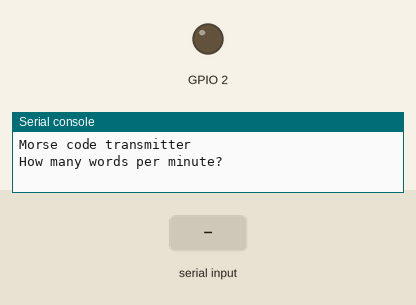
Simulated run of this program. Board: ESP8266 board running MicroPython. Parts: output pins drawn as LEDs (lit = HIGH), the last lines printed to the serial console. Inputs (shaded band) come from the test bench.

Above: at 1.2 s.
1.3 s: "5" typed at the serial console, then Enter
2.8 s: "." typed at the serial console, then Enter
At 3.02 s:
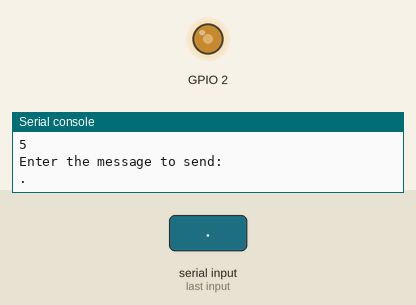
5.8 s: "90" typed at the serial console, then Enter
Timing chart, 0 to 8.8 s (numbered marks = the images above; inputs shaded):
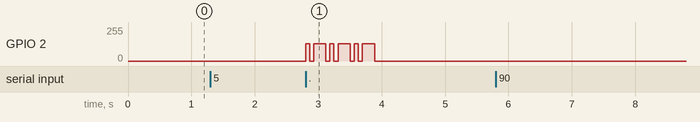

The program:

main.py
```python
from morse import Morse

def main():
  PIN_D4 = 2

  morse = Morse(PIN_D4)
  print("Morse code transmitter")
  while(True):
    wpm = input("How many words per minute? ")
    if int(wpm) > 0 and int(wpm) < 50:
      morse.speed(int(wpm))
      str = input("Enter the message to send: ")
      morse.send(str)
    else:
      print("Try a more reasonable speed.")

main()
```

morse.py
```python
from machine import Pin, PWM

class Morse:
  character_speed = 18

  def __init__(self, pin):
    self.key = PWM(Pin(pin, Pin.OUT))
    self.key.freq(300)

  def speed(self, overall_speed):
    if overall_speed >= 18:
      self.character_speed = overall_speed
    units_per_minute = int(self.character_speed * 50)        # The word PARIS is 50 units of time
    OVERHEAD = 2
    self.DOT = int(60000 / units_per_minute) - OVERHEAD
    self.DASH = 3 * self.DOT
    self.CYPHER_SPACE = self.DOT

    if overall_speed >= 18:
      self.LETTER_SPACE = int(3 * self.DOT) - self.CYPHER_SPACE
      self.WORD_SPACE = int(7 * self.DOT) - self.CYPHER_SPACE
    else:
      # Farnsworth timing from "https://www.arrl.org/files/file/Technology/x9004008.pdf"
      farnsworth_spacing = (60000 * self.character_speed - 37200 * overall_speed) / (overall_speed * self.character_speed)
      farnsworth_spacing *= 60000/68500    # A fudge factor to get the ESP8266 timing closer to correct
      self.LETTER_SPACE = int((3 * farnsworth_spacing) / 19) - self.CYPHER_SPACE
      self.WORD_SPACE = int((7 * farnsworth_spacing) / 19) - self.CYPHER_SPACE

  def send(self, str):
    from the_code import code
    from time import sleep_ms
    for c in str:
      if c == ' ':
        self.key.duty(0)
        sleep_ms(self.WORD_SPACE)
      else:
        cyphers = code[c.upper()]
        for x in cyphers:
          if x == '.':
            self.key.duty(512)
            sleep_ms(self.DOT)
          else:
            self.key.duty(512)
            sleep_ms(self.DASH)
          self.key.duty(0)
          sleep_ms(self.CYPHER_SPACE)
        self.key.duty(0)
        sleep_ms(self.LETTER_SPACE)
```

the_code.py
```python
code = {
    'A': '.-',
    'B': '-...',
    'C': '-.-.',
    'D': '-..',
    'E': '.',
    'F': '..-.',
    'G': '--.',
    'H': '....',
    'I': '..',
    'J': '.---',
    'K': '-.-',
    'L': '.-..',
    'M': '--',
    'N': '-.',
    'O': '---',
    'P': '.--.',
    'Q': '--.-',
    'R': '.-.',
    'S': '...',
    'T': '-',
    'U': '..-',
    'V': '...-',
    'W': '.--',
    'X': '-..-',
    'Y': '-.--',
    'Z': '--..',
    '0': '-----',
    '1': '.----',
    '2': '..---',
    '3': '...--',
    '4': '....-',
    '5': '.....',
    '6': '-....',
    '7': '--...',
    '8': '---..',
    '9': '----.',
    '.': '.-.-.-',
    ',': '--..--',
    '?': '..--..',
    '\'': '·−−−−·',
    '!': '−·−·−−',
    '/': '−··−·',
    '(': '−·−−·',
    ')': '−·−−·−',
    '&': '·−···',
    ':': '−−−···',
    ';': '−·−·−·',
    '=': '−···−',
    '+': '·−·−·',
    '-': '−····−',
    '_': '··−−·−',
    '"': '·−··−·',
    '$': '···−··−',
    '@': '·−−·−·',
}
```

boot.py
```python
# This file is executed on every boot (including wake-boot from deepsleep)
import esp
esp.osdebug(None)
import uos, machine
#uos.dupterm(None, 1) # disable REPL on UART(0)
import gc
import webrepl
webrepl.start()
gc.collect()
```

Measured:
- after the input at 2.8 s, GPIO 2: 0/255 → 128/255 at once, then repeats every 0.38 s: 0/255 0.06 s, 128/255 0.19 s, 0/255 0.06 s, 128/255 0.06 s, until it stays 0/255 from 3.9 s
